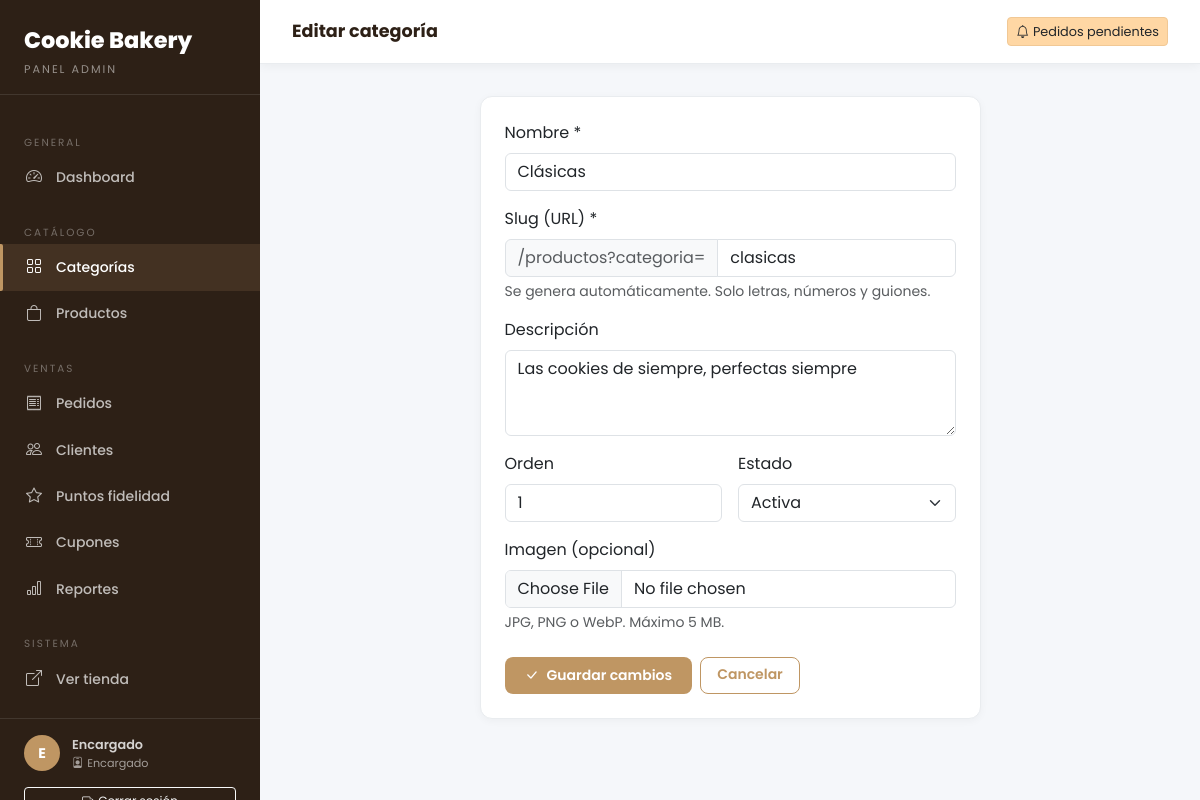
Screenshot of /admin/categorias/editar?id=1 (signed in) with the database file from the repository.
### tables this page shows
CREATE TABLE categories (
    id          INT UNSIGNED AUTO_INCREMENT PRIMARY KEY,
    name        VARCHAR(100)    NOT NULL,
    slug        VARCHAR(120)    NOT NULL UNIQUE,
    description TEXT            NULL,
    image       VARCHAR(255)    NULL,
    sort_order  TINYINT UNSIGNED NOT NULL DEFAULT 0,
    active      TINYINT(1)      NOT NULL DEFAULT 1,
    created_at  DATETIME        NOT NULL DEFAULT CURRENT_TIMESTAMP,
    updated_at  DATETIME        NOT NULL DEFAULT CURRENT_TIMESTAMP ON UPDATE CURRENT_TIMESTAMP
);

### app/Controllers/Admin/AdminBaseController.php (called while the page is built, shortened)
<?php
abstract class AdminBaseController
{
    protected function view(string $viewPath, array $data = []): void
    {
        $layoutFile = APP_PATH . '/Views/layouts/admin.php';
        require $layoutFile;
    }
}

### app/Controllers/Admin/CategoryController.php (called while the page is built, shortened)
<?php
class CategoryController extends AdminBaseController
{
    public function edit(): void
    {
        $id    = (int)$this->input('id');
        $model = new Category();
        $cat   = $model->findById($id);
        $this->view('categories/form', [
            'pageTitle' => 'Editar categoría',
            'category'  => $cat,
        ]);
    }
}

### app/Core/Router.php (called while the page is built, shortened)
<?php
class Router
{
    private array $routes = [];
    private function add(string $path, string $controller, string $action): void
    {
        $this->routes[$path] = ['controller' => $controller, 'action' => $action];
    }
    public function dispatch(): void
    {
        $url = $_GET['url'] ?? '';
        $url = trim($url, '/');
        $url = strtok($url, '?');
        $url = $url ?: '';
        if (isset($this->routes[$url])) {
            $route = $this->routes[$url];
        }
        $action         = $route['action'];
        $controller = new $controllerName();
        $controller->$action();
    }
}

### index.php (called while the page is built, shortened)
<?php
$router = new Router();
$router->dispatch();

### app/Models/BaseModel.php (called while the page is built, shortened)
<?php
abstract class BaseModel
{
    protected PDO $db;
    protected string $table;
    public function __construct()
    {
        $this->db = Database::getInstance();
    }
    protected function query(string $sql, array $params = []): \PDOStatement
    {
        $stmt = $this->db->prepare($sql);
        $stmt->execute($params);
        return $stmt;
    }
    public function findById(int $id): ?array
    {
        $stmt = $this->query("SELECT * FROM {$this->table} WHERE id = ?", [$id]);
        $row  = $stmt->fetch();
        return $row ?: null;
    }
}

### app/Core/Database.php (called while the page is built, shortened)
<?php
class Database
{
    private static ?PDO $instance = null;
    public static function getInstance(): PDO
    {
        if (self::$instance === null) {
            $dsn = sprintf(
                'mysql:host=%s;dbname=%s;charset=%s',
                DB_HOST, DB_NAME, DB_CHARSET
            );
            try {
                self::$instance = new PDO($dsn, DB_USER, DB_PASS, [
                    PDO::ATTR_ERRMODE            => PDO::ERRMODE_EXCEPTION,
                    PDO::ATTR_DEFAULT_FETCH_MODE => PDO::FETCH_ASSOC,
                    PDO::ATTR_EMULATE_PREPARES   => false,
                    PDO::MYSQL_ATTR_INIT_COMMAND => "SET NAMES utf8mb4 COLLATE utf8mb4_unicode_ci",
                ]);
            } catch (PDOException $e) {
                error_log('DB Connection failed: ' . $e->getMessage());
                http_response_code(500);
                die('Error de conexión a la base de datos. Verificá que MySQL esté corriendo y la DB exista.');
            }
        }
        return self::$instance;
    }
}

### app/Views/admin/categories/form.php (the view, shortened to what this page needs)
<div class="row justify-content-center">
  <div class="col-lg-7">
    <div class="admin-card">
      <form method="POST" enctype="multipart/form-data">
        <div class="mb-3">
          <label class="form-label fw-600">Nombre *</label>
          <input type="text" name="name" id="nameInput" class="form-control" required
                 value="<?= htmlspecialchars($category['name'] ?? '') ?>"
                 placeholder="Ej: Clásicas">
        </div>
        <div class="mb-3">
          <label class="form-label fw-600">Slug (URL) *</label>
          <div class="input-group">
            <span class="input-group-text text-muted small">/productos?categoria=</span>
            <input type="text" name="slug" id="slugInput" class="form-control"
                   value="<?= htmlspecialchars($category['slug'] ?? '') ?>"
                   placeholder="clasicas" required>
          </div>
          <div class="form-text">Se genera automáticamente. Solo letras, números y guiones.</div>
        </div>
        <div class="mb-3">
          <label class="form-label fw-600">Descripción</label>
          <textarea name="description" class="form-control" rows="3"
                    placeholder="Descripción breve de la categoría..."><?= htmlspecialchars($category['description'] ?? '') ?></textarea>
        </div>
        <div class="row g-3 mb-3">
          <div class="col-md-6">
            <label class="form-label fw-600">Orden</label>
            <input type="number" name="sort_order" class="form-control" min="0"
                   value="<?= htmlspecialchars($category['sort_order'] ?? '0') ?>">
          </div>
          <div class="col-md-6">
            <label class="form-label fw-600">Estado</label>
            <select name="active" class="form-select">
              <option value="1" <?= ($category['active'] ?? 1) == 1 ? 'selected' : '' ?>>Activa</option>
            </select>
          </div>
        </div>
        <div class="mb-4">
          <label class="form-label fw-600">Imagen (opcional)</label>
          <input type="file" name="image" class="form-control" accept="image/jpeg,image/png,image/webp">
          <div class="form-text">JPG, PNG o WebP. Máximo 5 MB.</div>
        </div>
        <div class="d-flex gap-2">
          <button type="submit" class="btn btn-admin-primary">
            <i class="bi bi-check-lg me-2"></i><?= $category ? 'Guardar cambios' : 'Crear categoría' ?>
          </button>
          <a href="<?= BASE_URL ?>/admin/categorias" class="btn btn-admin-outline">Cancelar</a>
        </div>
      </form>
    </div>
  </div>
</div>

### public/css/admin.css (style rules this page uses)
:root { --gold: #bf9663; --gold-dark: #a07840; --orange: #FF8D08; --cream: #fdf8f2; --dark: #2d2016; --sidebar-w: 260px; --topbar-h: 64px; }
body { font-family: 'Poppins', sans-serif; background: #f5f7fa; }
.admin-card { background: #fff; border: 1px solid #e9ecef; border-radius: 12px; padding: 1.5rem; box-shadow: 0 2px 8px rgba(0,0,0,0.04); }
.btn-admin-primary { background: var(--gold); color: #fff; border: none; border-radius: 8px; padding: 0.5rem 1.25rem; font-weight: 600; font-size: 0.875rem; font-family: 'Poppins', sans-serif; cursor: pointer; transition: all 0.2s; }
.btn-admin-outline { background: transparent; color: var(--gold); border: 1.5px solid var(--gold); border-radius: 8px; padding: 0.4rem 1rem; font-size: 0.875rem; font-weight: 600; cursor: pointer; font-family: 'Poppins', sans-serif; transition: all 0.2s; }

### rows the page displays
categories: name "Clásicas", slug "clasicas", description "Las cookies de siempre, perfectas siempre", sort_order "1", active "Activa"

### other values shown
substr($authUser['name'] ?? 'A', 0, 1) "E"
$authUser['name'] "Encargado"
$pageTitle "Editar categoría"
